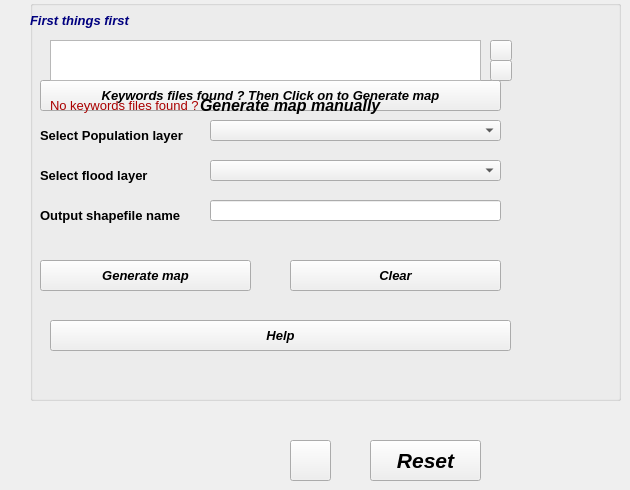
     <widget class="QWidget" name="tab_42">
      <attribute name="title">
       <string>Start From Here</string>
      </attribute>
      <widget class="QGroupBox" name="groupBox_23">
       <property name="geometry">
        <rect>
         <x>30</x>
         <y>0</y>
         <width>591</width>
         <height>401</height>
        </rect>
       </property>
       <property name="font">
        <font>
         <pointsize>12</pointsize>
         <weight>50</weight>
         <italic>false</italic>
         <bold>false</bold>
        </font>
       </property>
       <property name="styleSheet">
        <string notr="true"/>
       </property>
       <property name="title">
        <string/>
       </property>
       <widget class="QPushButton" name="btnGenerateMapDrug">
        <property name="geometry">
         <rect>
          <x>10</x>
          <y>80</y>
          <width>461</width>
          <height>31</height>
         </rect>
        </property>
        <property name="font">
         <font>
          <pointsize>10</pointsize>
          <weight>75</weight>
          <italic>true</italic>
          <bold>true</bold>
         </font>
        </property>
        <property name="text">
         <string>Keywords files found ? Then Click on to Generate map</string>
        </property>
       </widget>
       <widget class="QLabel" name="label_114">
        <property name="geometry">
         <rect>
          <x>20</x>
          <y>90</y>
          <width>161</width>
          <height>31</height>
         </rect>
        </property>
        <property name="font">
         <font>
          <pointsize>10</pointsize>
         </font>
        </property>
        <property name="styleSheet">
         <string notr="true">color: rgb(170, 0, 0);</string>
        </property>
        <property name="text">
         <string>No keywords files found ?</string>
        </property>
       </widget>
       <widget class="QLabel" name="label_115">
        <property name="geometry">
         <rect>
          <x>170</x>
          <y>90</y>
          <width>261</width>
          <height>31</height>
         </rect>
        </property>
        <property name="font">
         <font>
          <pointsize>10</pointsize>
         </font>
        </property>
        <property name="text">
         <string>&lt;html&gt;&lt;head/&gt;&lt;body&gt;&lt;p&gt;&lt;span style=&quot; font-size:12pt; font-weight:600; font-style:italic;&quot;&gt;Generate map manually&lt;/span&gt;&lt;/p&gt;&lt;/body&gt;&lt;/html&gt;</string>
        </property>
       </widget>
       <widget class="QLabel" name="label_116">
        <property name="geometry">
         <rect>
          <x>10</x>
          <y>160</y>
          <width>241</width>
          <height>31</height>
         </rect>
        </property>
        <property name="font">
         <font>
          <pointsize>10</pointsize>
          <weight>75</weight>
          <bold>true</bold>
         </font>
        </property>
        <property name="text">
         <string>Select flood layer</string>
        </property>
       </widget>
       <widget class="QLabel" name="label_117">
        <property name="geometry">
         <rect>
          <x>10</x>
          <y>120</y>
          <width>241</width>
          <height>31</height>
         </rect>
        </property>
        <property name="font">
         <font>
          <pointsize>10</pointsize>
          <weight>75</weight>
          <bold>true</bold>
         </font>
        </property>
        <property name="text">
         <string>&lt;html&gt;&lt;head/&gt;&lt;body&gt;&lt;p&gt;Select Population layer&lt;/p&gt;&lt;/body&gt;&lt;/html&gt;</string>
        </property>
       </widget>
       <widget class="QLabel" name="label_118">
        <property name="geometry">
         <rect>
          <x>10</x>
          <y>200</y>
          <width>241</width>
          <height>31</height>
         </rect>
        </property>
        <property name="font">
         <font>
          <pointsize>10</pointsize>
          <weight>75</weight>
          <bold>true</bold>
         </font>
        </property>
        <property name="text">
         <string>Output shapefile name</string>
        </property>
       </widget>
       <widget class="QComboBox" name="cboDrugLayer">
        <property name="geometry">
         <rect>
          <x>180</x>
          <y>120</y>
          <width>291</width>
          <height>21</height>
         </rect>
        </property>
        <property name="font">
         <font>
          <pointsize>10</pointsize>
          <weight>50</weight>
          <italic>false</italic>
          <bold>false</bold>
         </font>
        </property>
       </widget>
       <widget class="QComboBox" name="cboFloodLayerDrug">
        <property name="geometry">
         <rect>
          <x>180</x>
          <y>160</y>
          <width>291</width>
          <height>21</height>
         </rect>
        </property>
        <property name="font">
         <font>
          <pointsize>10</pointsize>
          <weight>50</weight>
          <italic>false</italic>
          <bold>false</bold>
         </font>
        </property>
       </widget>
       <widget class="QLineEdit" name="leOutputFileDrug">
        <property name="geometry">
         <rect>
          <x>180</x>
          <y>200</y>
          <width>291</width>
          <height>21</height>
         </rect>
        </property>
        <property name="font">
         <font>
          <pointsize>10</pointsize>
          <weight>50</weight>
          <italic>false</italic>
          <bold>false</bold>
         </font>
        </property>
       </widget>
       <widget class="QPushButton" name="btnGenerateMapManualyDrug">
        <property name="geometry">
         <rect>
          <x>10</x>
          <y>260</y>
          <width>211</width>
          <height>31</height>
         </rect>
        </property>
        <property name="font">
         <font>
          <pointsize>10</pointsize>
          <weight>75</weight>
          <italic>true</italic>
          <bold>true</bold>
         </font>
        </property>
        <property name="text">
         <string>Generate map</string>
        </property>
       </widget>
       <widget class="QPushButton" name="btnClearLayersDrug">
        <property name="geometry">
         <rect>
          <x>260</x>
          <y>260</y>
          <width>211</width>
          <height>31</height>
         </rect>
        </property>
        <property name="font">
         <font>
          <pointsize>10</pointsize>
          <weight>75</weight>
          <italic>true</italic>
          <bold>true</bold>
         </font>
        </property>
        <property name="text">
         <string>Clear</string>
        </property>
       </widget>
       <widget class="QTextBrowser" name="txtFirstStepsDrugs">
        <property name="geometry">
         <rect>
          <x>20</x>
          <y>40</y>
          <width>431</width>
          <height>41</height>
         </rect>
        </property>
        <property name="font">
         <font>
          <pointsize>8</pointsize>
          <weight>75</weight>
          <italic>true</italic>
          <bold>true</bold>
         </font>
        </property>
       </widget>
       <widget class="QPushButton" name="btnPrevStepDrug">
        <property name="geometry">
         <rect>
          <x>460</x>
          <y>40</y>
          <width>22</width>
          <height>21</height>
         </rect>
        </property>
        <property name="styleSheet">
         <string notr="true">background-image: url(:/plugins/floogin/up.png);</string>
        </property>
        <property name="text">
         <string/>
        </property>
       </widget>
       <widget class="QPushButton" name="btnNextStepDrug">
        <property name="geometry">
         <rect>
          <x>460</x>
          <y>60</y>
          <width>22</width>
          <height>21</height>
         </rect>
        </property>
        <property name="styleSheet">
         <string notr="true">background-image: url(:/plugins/floogin/down.png);</string>
        </property>
        <property name="text">
         <string/>
        </property>
       </widget>
       <widget class="QLabel" name="label_119">
        <property name="geometry">
         <rect>
          <x>0</x>
          <y>10</y>
          <width>171</width>
          <height>21</height>
         </rect>
        </property>
        <property name="font">
         <font>
          <pointsize>10</pointsize>
          <weight>75</weight>
          <italic>true</italic>
          <bold>true</bold>
         </font>
        </property>
        <property name="styleSheet">
         <string notr="true">color: rgb(0, 0, 127);</string>
        </property>
        <property name="text">
         <string>First things first</string>
        </property>
       </widget>
       <widget class="QPushButton" name="btnHelpBudgetPage1">
        <property name="geometry">
         <rect>
          <x>20</x>
          <y>320</y>
          <width>461</width>
          <height>31</height>
         </rect>
        </property>
        <property name="font">
         <font>
          <pointsize>10</pointsize>
          <weight>75</weight>
          <italic>true</italic>
          <bold>true</bold>
         </font>
        </property>
        <property name="text">
         <string>Help</string>
        </property>
       </widget>
      </widget>
      <widget class="QPushButton" name="btnRefreshDrug">
       <property name="geometry">
        <rect>
         <x>290</x>
         <y>440</y>
         <width>41</width>
         <height>41</height>
        </rect>
       </property>
       <property name="autoFillBackground">
        <bool>false</bool>
       </property>
       <property name="styleSheet">
        <string notr="true">background-image: url(:/plugins/floogin/refresh.png);
</string>
       </property>
       <property name="text">
        <string/>
       </property>
      </widget>
      <widget class="QPushButton" name="btnResetDrug">
       <property name="geometry">
        <rect>
         <x>370</x>
         <y>440</y>
         <width>111</width>
         <height>41</height>
        </rect>
       </property>
       <property name="font">
        <font>
         <pointsize>16</pointsize>
         <weight>75</weight>
         <italic>true</italic>
         <bold>true</bold>
        </font>
       </property>
       <property name="text">
        <string>Reset</string>
       </property>
      </widget>
     </widget>
